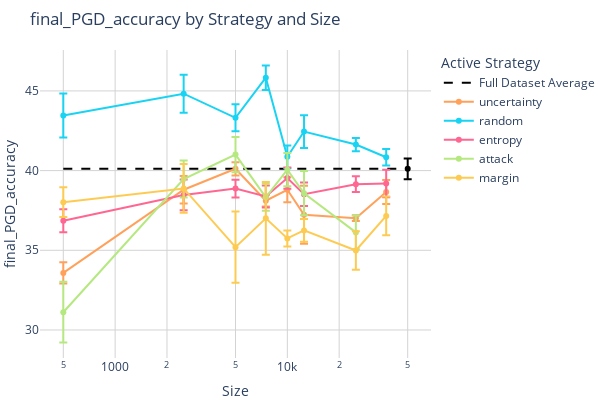
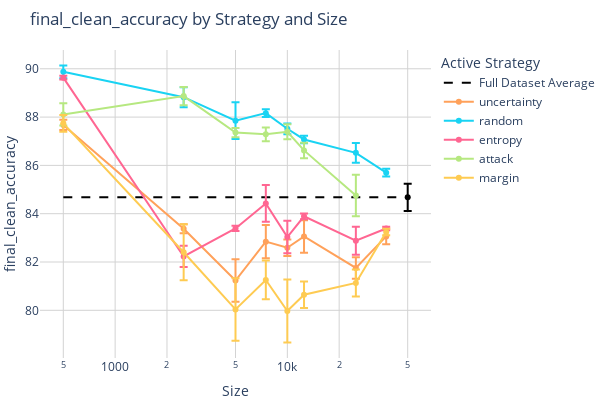

The notebook cell these images were saved under, in order:
### Code cell
import plotly.graph_objects as go
import pandas as pd

# Load and prepare the data
new_data = pd.read_csv('results/means.csv', skiprows=2)
new_data.columns = ['active_strategy', 'size', 'final_clean_accuracy',
                    'final_clean_accuracy_std', 'final_PGD_accuracy', 'final_PGD_accuracy_std']
new_data['size'] = new_data['size'].astype(int)




for performance in ['PGD_accuracy', 'clean_accuracy' ]:
# performance = 'final_PGD_accuracy' 
# # performance = 'final_clean_accuracy'
    fig = go.Figure()

    # fig.add_trace(go.Scatter(x=[0, 50000], y=[ init_means_stds['init_'+performance]['mean'][0], init_means_stds['init_'+performance]['mean'][0] ],
    #         mode='lines', line=dict(color='rgba({},{},{},1)'.format(0,0,204), width=2, dash='dot'),
    #                     name='Init Accuracy', showlegend=True))


    performance = 'final_'+performance
    performance_std = performance + '_std'  # Corresponding standard deviation column

    strategies = {
        #'EEneuralcbpside_v5': {'color': [255, 255, 0], 'label': 'EEneuralcbpside_v5'},  # Red
        'full': {'color': [0, 0, 0], 'label': 'full'},  # Red
        'uncertainty': {'color': [255, 161, 90], 'label':'uncertainty'},                    # Yellow
        'random': {'color': [25, 211, 243], 'label':'random'},                    # Cyan
        'entropy': {'color': [255, 102, 146], 'label':'entropy'},                  # Magenta
        'attack': {'color': [182, 232, 128], 'label':'attack'},                   # Orange
        'margin': {'color': [254, 203, 82], 'label':'margin'},
    }


    z_value = 2.576
    n = 5

    # Add a line for each strategy
    for strategy, v in strategies.items():
        r,g,b = v['color']
        c = 'rgba({},{},{},1)'.format(r,g,b)

        # Add a horizontal line for the 'full' strategy
        if strategy == 'full':
            full_data = new_data[new_data['active_strategy'] == 'full']
            # Calculate the mean PGD accuracy for the 'full' strategy
            full_mean_accuracy = full_data[performance].mean()
            fig.add_trace(go.Scatter(x=[min(new_data['size']), max(new_data['size'])], y=[full_mean_accuracy, full_mean_accuracy],
                                    mode='lines', line=dict(color=c, width=2, dash='dash'),
                                    name='Full Dataset Average', showlegend=True))
            
            strategy_data = new_data[new_data['active_strategy'] == strategy]
            fig.add_trace(go.Scatter( x=strategy_data['size'],  y=strategy_data[performance],  mode='lines+markers',
                            name=strategy, line=dict(color=c  ) ,
                            error_y=dict(
                            type='data',  symmetric=False,  
                            array=z_value * strategy_data[performance_std] / n,  
                            arrayminus=z_value * strategy_data[performance_std] / n   ), showlegend=False
                                ))

            
        else:
            strategy_data = new_data[new_data['active_strategy'] == strategy]
            fig.add_trace(go.Scatter(x=strategy_data['size'], y=strategy_data[performance], line=dict(color=c),
                                    error_y=dict(
                                        type='data',  symmetric=False,  
                                        array=z_value * strategy_data[performance_std] / n,  
                                        arrayminus=z_value * strategy_data[performance_std] / n   ),
                                    mode='lines+markers', name=strategy))




    # Update layout and display the plot
    fig.update_layout(
        width=600,  # Adjusted for two subplots
        height=400,
        plot_bgcolor='white',
        paper_bgcolor='white',
        margin=dict(l=0, r=0, t=50, b=0),
        # title="Box Plot of Datasets by Cases and Columns",
        title='{} by Strategy and Size'.format(performance),
        xaxis_title='Size',
        yaxis_title=performance,
        legend_title='Active Strategy',
        # yaxis_range=[min(new_data[performance]) - 2, max(new_data[performance]) + 2],
        showlegend=True,
        xaxis=dict(
            type='log',
            showgrid=True,        # Enable the grid
            gridcolor='lightgray' # Set grid line color
        ),
        yaxis=dict(
            showgrid=True,        # Enable the grid
            gridcolor='lightgray', # Set grid line color
            #range=[75,94] if 'clean' in performance else [45,65]
        )
        )

    # Display the figure
    fig.show()
    fig.write_image("./figures/results_{}_{}_{}_{}_{}_{}.pdf".format(loss,performance, data, model, n_rounds, nb_epochs) )

### Figure 1 — Plotly figure (JSON) as saved in the notebook; plotly's stock layout.template omitted (floating-point values rounded to 4 significant figures)
{"data": [{"line": {"color": "rgba(0,0,0,1)", "dash": "dash", "width": 2}, "mode": "lines", "name": "Full Dataset Average", "showlegend": true, "type": "scatter", "x": [500, 50000], "y": [40.11, 40.11]}, {"error_y": {"array": [0.6569], "arrayminus": [0.6569], "symmetric": false, "type": "data"}, "line": {"color": "rgba(0,0,0,1)"}, "mode": "lines+markers", "name": "full", "showlegend": false, "type": "scatter", "x": [50000], "y": [40.11]}, {"error_y": {"array": [0.6628, 0.8687, 0.4143, 0.3625, 0.7799, 1.819, 0.1803, 0.7478], "arrayminus": [0.6628, 0.8687, 0.4143, 0.3625, 0.7799, 1.819, 0.1803, 0.7478], "symmetric": false, "type": "data"}, "line": {"color": "rgba(255,161,90,1)"}, "mode": "lines+markers", "name": "uncertainty", "type": "scatter", "x": [500, 2500, 5000, 7500, 10000, 12500, 25000, 37500], "y": [33.58, 38.8, 40.11, 38.11, 38.8, 37.22, 37.01, 38.66]}, {"error_y": {"array": [1.381, 1.195, 0.8473, 0.7713, 0.7157, 1.028, 0.4133, 0.5168], "arrayminus": [1.381, 1.195, 0.8473, 0.7713, 0.7157, 1.028, 0.4133, 0.5168], "symmetric": false, "type": "data"}, "line": {"color": "rgba(25,211,243,1)"}, "mode": "lines+markers", "name": "random", "type": "scatter", "x": [500, 2500, 5000, 7500, 10000, 12500, 25000, 37500], "y": [43.45, 44.83, 43.31, 45.83, 40.87, 42.45, 41.63, 40.84]}, {"error_y": {"array": [0.7248, 0.9642, 0.5516, 0.6893, 0.6682, 0.7378, 0.4975, 0.8644], "arrayminus": [0.7248, 0.9642, 0.5516, 0.6893, 0.6682, 0.7378, 0.4975, 0.8644], "symmetric": false, "type": "data"}, "line": {"color": "rgba(255,102,146,1)"}, "mode": "lines+markers", "name": "entropy", "type": "scatter", "x": [500, 2500, 5000, 7500, 10000, 12500, 25000, 37500], "y": [36.85, 38.47, 38.87, 38.38, 39.53, 38.52, 39.15, 39.19]}, {"error_y": {"array": [1.906, 1.164, 1.112, 0.841, 1.043, 1.389, 1.055], "arrayminus": [1.906, 1.164, 1.112, 0.841, 1.043, 1.389, 1.055], "symmetric": false, "type": "data"}, "line": {"color": "rgba(182,232,128,1)"}, "mode": "lines+markers", "name": "attack", "type": "scatter", "x": [500, 2500, 5000, 7500, 10000, 12500, 25000], "y": [31.11, 39.47, 41.0, 38.33, 40.06, 38.58, 36.12]}, {"error_y": {"array": [0.931, 1.529, 2.231, 2.278, 0.5024, 0.7166, 1.205, 1.216], "arrayminus": [0.931, 1.529, 2.231, 2.278, 0.5024, 0.7166, 1.205, 1.216], "symmetric": false, "type": "data"}, "line": {"color": "rgba(254,203,82,1)"}, "mode": "lines+markers", "name": "margin", "type": "scatter", "x": [500, 2500, 5000, 7500, 10000, 12500, 25000, 37500], "y": [38.02, 38.88, 35.2, 37.0, 35.75, 36.25, 34.99, 37.16]}], "layout": {"height": 400, "legend": {"title": {"text": "Active Strategy"}}, "margin": {"b": 0, "l": 0, "r": 0, "t": 50}, "paper_bgcolor": "white", "plot_bgcolor": "white", "showlegend": true, "title": {"text": "final_PGD_accuracy by Strategy and Size"}, "width": 600, "xaxis": {"gridcolor": "lightgray", "showgrid": true, "title": {"text": "Size"}, "type": "log"}, "yaxis": {"gridcolor": "lightgray", "showgrid": true, "title": {"text": "final_PGD_accuracy"}}}}

### Figure 2 — Plotly figure (JSON) as saved in the notebook; plotly's stock layout.template omitted (floating-point values rounded to 4 significant figures)
{"data": [{"line": {"color": "rgba(0,0,0,1)", "dash": "dash", "width": 2}, "mode": "lines", "name": "Full Dataset Average", "showlegend": true, "type": "scatter", "x": [500, 50000], "y": [84.68, 84.68]}, {"error_y": {"array": [0.5631], "arrayminus": [0.5631], "symmetric": false, "type": "data"}, "line": {"color": "rgba(0,0,0,1)"}, "mode": "lines+markers", "name": "full", "showlegend": false, "type": "scatter", "x": [50000], "y": [84.68]}, {"error_y": {"array": [0.2162, 0.1859, 0.8812, 0.6893, 0.3408, 0.6708, 0.4427, 0.3282], "arrayminus": [0.2162, 0.1859, 0.8812, 0.6893, 0.3408, 0.6708, 0.4427, 0.3282], "symmetric": false, "type": "data"}, "line": {"color": "rgba(255,161,90,1)"}, "mode": "lines+markers", "name": "uncertainty", "type": "scatter", "x": [500, 2500, 5000, 7500, 10000, 12500, 25000, 37500], "y": [87.68, 83.38, 81.23, 82.84, 82.59, 83.06, 81.75, 83.06]}, {"error_y": {"array": [0.2665, 0.4169, 0.7621, 0.1597, 0.2228, 0.158, 0.4103, 0.1572], "arrayminus": [0.2665, 0.4169, 0.7621, 0.1597, 0.2228, 0.158, 0.4103, 0.1572], "symmetric": false, "type": "data"}, "line": {"color": "rgba(25,211,243,1)"}, "mode": "lines+markers", "name": "random", "type": "scatter", "x": [500, 2500, 5000, 7500, 10000, 12500, 25000, 37500], "y": [89.87, 88.82, 87.85, 88.16, 87.52, 87.07, 86.52, 85.7]}, {"error_y": {"array": [0.0792, 0.4383, 0.1116, 0.7628, 0.6729, 0.1205, 0.5787, 0.07365], "arrayminus": [0.0792, 0.4383, 0.1116, 0.7628, 0.6729, 0.1205, 0.5787, 0.07365], "symmetric": false, "type": "data"}, "line": {"color": "rgba(255,102,146,1)"}, "mode": "lines+markers", "name": "entropy", "type": "scatter", "x": [500, 2500, 5000, 7500, 10000, 12500, 25000, 37500], "y": [89.63, 82.23, 83.39, 84.43, 83.03, 83.89, 82.88, 83.39]}, {"error_y": {"array": [0.4577, 0.3762, 0.1953, 0.2824, 0.3092, 0.3223, 0.8585], "arrayminus": [0.4577, 0.3762, 0.1953, 0.2824, 0.3092, 0.3223, 0.8585], "symmetric": false, "type": "data"}, "line": {"color": "rgba(182,232,128,1)"}, "mode": "lines+markers", "name": "attack", "type": "scatter", "x": [500, 2500, 5000, 7500, 10000, 12500, 25000], "y": [88.11, 88.87, 87.36, 87.29, 87.39, 86.62, 84.76]}, {"error_y": {"array": [0.3478, 1.155, 1.293, 0.8034, 1.307, 0.5511, 0.5594, 0.1369], "arrayminus": [0.3478, 1.155, 1.293, 0.8034, 1.307, 0.5511, 0.5594, 0.1369], "symmetric": false, "type": "data"}, "line": {"color": "rgba(254,203,82,1)"}, "mode": "lines+markers", "name": "margin", "type": "scatter", "x": [500, 2500, 5000, 7500, 10000, 12500, 25000, 37500], "y": [87.74, 82.4, 80.04, 81.26, 79.97, 80.64, 81.13, 83.24]}], "layout": {"height": 400, "legend": {"title": {"text": "Active Strategy"}}, "margin": {"b": 0, "l": 0, "r": 0, "t": 50}, "paper_bgcolor": "white", "plot_bgcolor": "white", "showlegend": true, "title": {"text": "final_clean_accuracy by Strategy and Size"}, "width": 600, "xaxis": {"gridcolor": "lightgray", "showgrid": true, "title": {"text": "Size"}, "type": "log"}, "yaxis": {"gridcolor": "lightgray", "showgrid": true, "title": {"text": "final_clean_accuracy"}}}}
